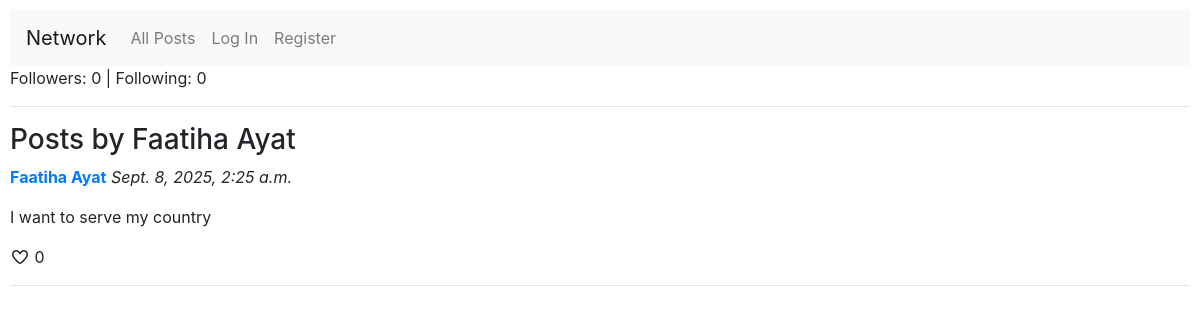
The page /profile/Faatiha Ayat on the database as committed earlier.
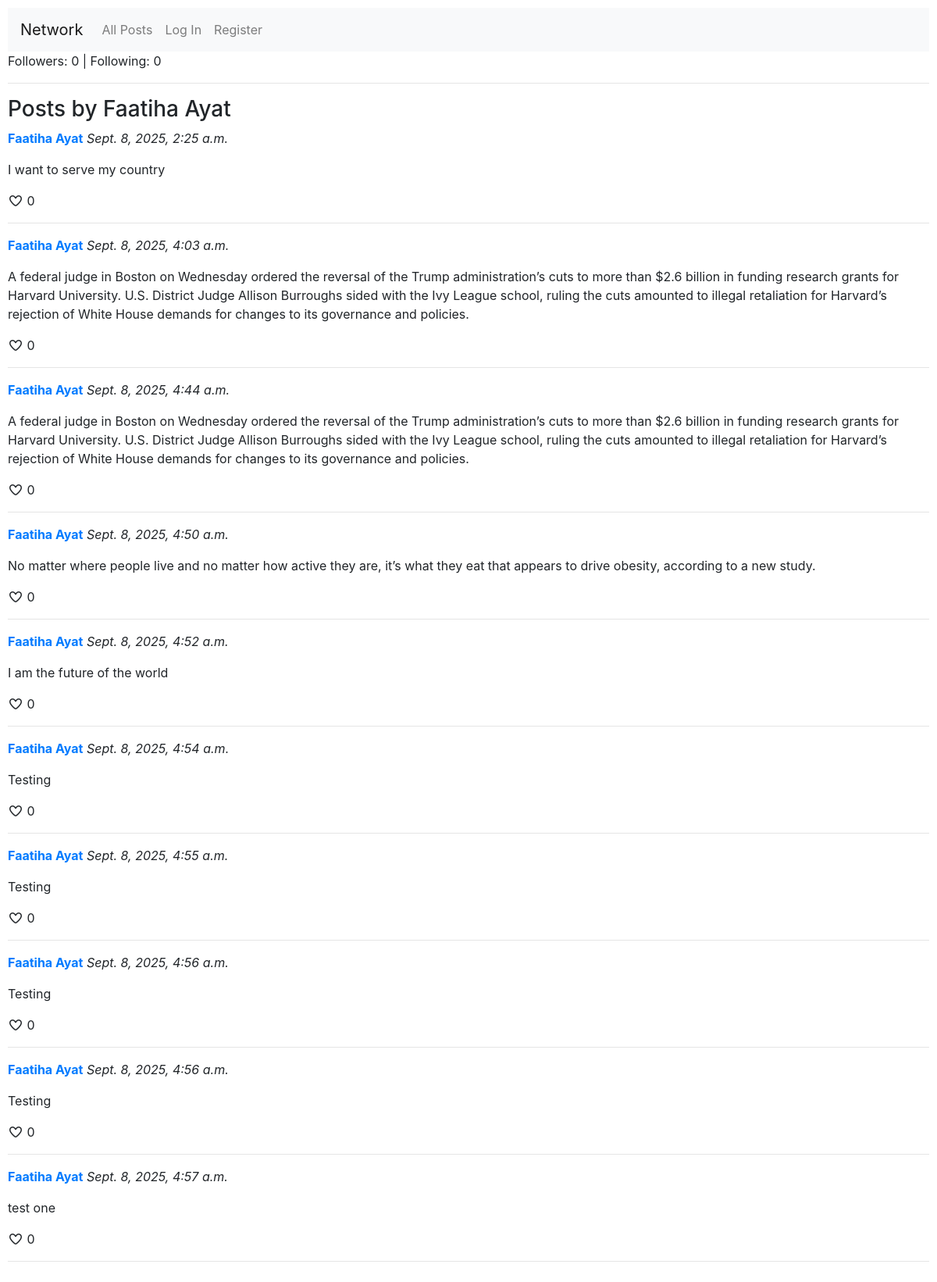
The same page on the database as committed later.
### network/models.py (models this page shows, shortened)
class User(AbstractUser):
    pass

class Post(models.Model):
    user = models.ForeignKey(User, on_delete=models.CASCADE, related_name="posts")
    content = models.TextField()
    timestamp = models.DateTimeField(auto_now_add=True)

### network/views.py (the view)
# urls.py: path("profile/<str:username>", views.profile_view, name="profile"),
def profile_view(request, username):
    user = User.objects.get(username=username)
    return render(request, "network/profile_view.html", {
        "profile_user": user
    })

### network/templates/network/profile_view.html
{% extends 'network/layout.html' %}
{% block body %}
    <p>Followers: 0 | Following: 0</p>
    <hr>
    <h3>Posts by {{ profile_user.username }}</h3>
    {% for post in profile_user.posts.all %}
        <div class="post">
            <p><strong><a href="{% url 'profile' post.user.username %}">{{ post.user.username }}</a></strong> <em>{{ post.timestamp }}</em></p>
            <p>{{ post.content }}</p>
            <i class="fa-regular fa-heart"></i> <span>0</span>
            <hr>
        </div>
    {% empty %}
        <p>No posts available.</p>
    {% endfor %}
{% endblock %}

### network/templates/network/layout.html (shortened to what this page needs)
{% load static %}
<!DOCTYPE html>
<html lang="en">
    <head>
        <link rel="stylesheet" href="https://stackpath.bootstrapcdn.com/bootstrap/4.4.1/css/bootstrap.min.css">
        <link rel="stylesheet" href="https://cdnjs.cloudflare.com/ajax/libs/font-awesome/7.0.1/css/all.min.css" />
        <link href="{% static 'network/styles.css' %}" rel="stylesheet">
    </head>
    <body>
        <nav class="navbar navbar-expand-lg navbar-light bg-light">
            <a class="navbar-brand" href="#">Network</a>
            <div>
              <ul class="navbar-nav mr-auto">
                <li class="nav-item">
                  <a class="nav-link" href="{% url 'index' %}">All Posts</a>
                </li>
                {% if user.is_authenticated %}
                    <li class="nav-item">
                        <a class="nav-link" href="#">Following</a>
                    </li>
                    <li class="nav-item">
                        <a class="nav-link" href="{% url 'logout' %}">Log Out</a>
                    </li>
                {% else %}
                    <li class="nav-item">
                        <a class="nav-link" href="{% url 'login' %}">Log In</a>
                    </li>
                    <li class="nav-item">
                        <a class="nav-link" href="{% url 'register' %}">Register</a>
                    </li>
                {% endif %}
              </ul>
            </div>
          </nav>
        <div class="body">
            {% block body %}
            {% endblock %}
        </div>
    </body>
</html>

### network/static/network/styles.css (style rules this page uses)
body { padding: 10px; box-sizing: border-box; }

Rows that differ between the two databases and show on the page:
added Post: user.username "Faatiha Ayat", timestamp "Sept. 8, 2025, 4:03 a.m.", content "A federal judge in Boston on Wednesday ordered the reversal of the Trump administration’s cuts to more than $2.6 billion in funding research grants for Harvard University. U.S. District Judge Allison Burroughs sided with the Ivy League school, ruling the cuts amounted to illegal retaliation for Harvard’s rejection of White House demands for changes to its governance and policies."
added Post: user.username "Faatiha Ayat", timestamp "Sept. 8, 2025, 4:44 a.m.", content "A federal judge in Boston on Wednesday ordered the reversal of the Trump administration’s cuts to more than $2.6 billion in funding research grants for Harvard University. U.S. District Judge Allison Burroughs sided with the Ivy League school, ruling the cuts amounted to illegal retaliation for Harvard’s rejection of White House demands for changes to its governance and policies."
added Post: user.username "Faatiha Ayat", timestamp "Sept. 8, 2025, 4:50 a.m.", content "No matter where people live and no matter how active they are, it’s what they eat that appears to drive obesity, according to a new study."
added Post: user.username "Faatiha Ayat", timestamp "Sept. 8, 2025, 4:52 a.m.", content "I am the future of the world"
added Post: user.username "Faatiha Ayat", timestamp "Sept. 8, 2025, 4:54 a.m.", content "Testing"
added Post: user.username "Faatiha Ayat", timestamp "Sept. 8, 2025, 4:55 a.m.", content "Testing"
added Post: user.username "Faatiha Ayat", timestamp "Sept. 8, 2025, 4:56 a.m.", content "Testing"
added Post: user.username "Faatiha Ayat", timestamp "Sept. 8, 2025, 4:56 a.m.", content "Testing"
added Post: user.username "Faatiha Ayat", timestamp "Sept. 8, 2025, 4:57 a.m.", content "test one"
